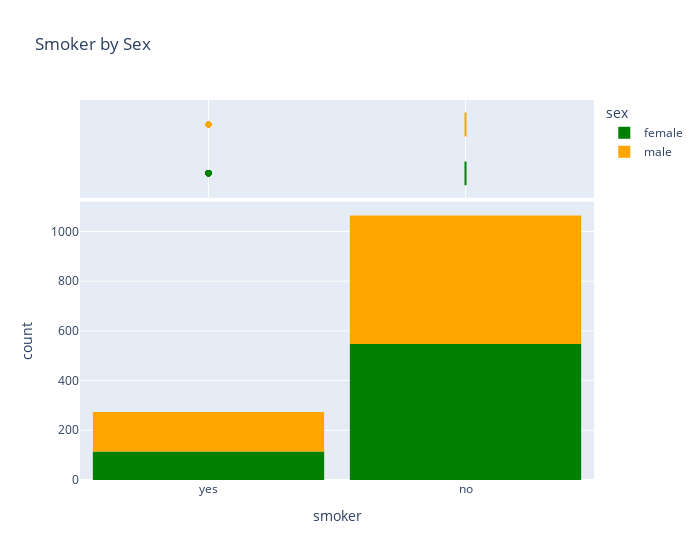

Notebook cell for this chart:
### Markdown cell above
### Smoker

### Code cell
fig = px.histogram(medical_df, 
                   x = 'smoker',
                   marginal = 'box',
                   color = 'sex',
                   color_discrete_sequence=['green','orange'],
                   title = 'Smoker by Sex')
fig.update_layout(bargap = 0.1, width = 700)
fig.show()

### Figure 1 — Plotly figure (JSON) as saved in the notebook; plotly's stock layout.template omitted (floating-point values rounded to 4 significant figures; data arrays with more than 128 entries replaced by an {"elided": "..."} marker saying what was removed)
{"data": [{"alignmentgroup": "True", "bingroup": "x", "hovertemplate": "sex=female<br>smoker=%{x}<br>count=%{y}<extra></extra>", "legendgroup": "female", "marker": {"color": "green", "pattern": {"shape": ""}}, "name": "female", "offsetgroup": "female", "orientation": "v", "showlegend": true, "type": "histogram", "x": {"elided": "662 str values"}, "xaxis": "x", "yaxis": "y"}, {"alignmentgroup": "True", "hovertemplate": "sex=female<br>smoker=%{x}<extra></extra>", "legendgroup": "female", "marker": {"color": "green"}, "name": "female", "notched": true, "offsetgroup": "female", "showlegend": false, "type": "box", "x": {"elided": "662 str values"}, "xaxis": "x2", "yaxis": "y2"}, {"alignmentgroup": "True", "bingroup": "x", "hovertemplate": "sex=male<br>smoker=%{x}<br>count=%{y}<extra></extra>", "legendgroup": "male", "marker": {"color": "orange", "pattern": {"shape": ""}}, "name": "male", "offsetgroup": "male", "orientation": "v", "showlegend": true, "type": "histogram", "x": {"elided": "676 str values"}, "xaxis": "x", "yaxis": "y"}, {"alignmentgroup": "True", "hovertemplate": "sex=male<br>smoker=%{x}<extra></extra>", "legendgroup": "male", "marker": {"color": "orange"}, "name": "male", "notched": true, "offsetgroup": "male", "showlegend": false, "type": "box", "x": {"elided": "676 str values"}, "xaxis": "x2", "yaxis": "y2"}], "layout": {"bargap": 0.1, "barmode": "relative", "legend": {"title": {"text": "sex"}, "tracegroupgap": 0}, "title": {"text": "Smoker by Sex"}, "width": 700, "xaxis": {"anchor": "y", "domain": [0, 1], "title": {"text": "smoker"}}, "xaxis2": {"anchor": "y2", "domain": [0, 1], "matches": "x", "showgrid": true, "showticklabels": false}, "yaxis": {"anchor": "x", "domain": [0, 0.7326], "title": {"text": "count"}}, "yaxis2": {"anchor": "x2", "domain": [0.7426, 1], "matches": "y2", "showgrid": false, "showline": false, "showticklabels": false, "ticks": ""}}}
